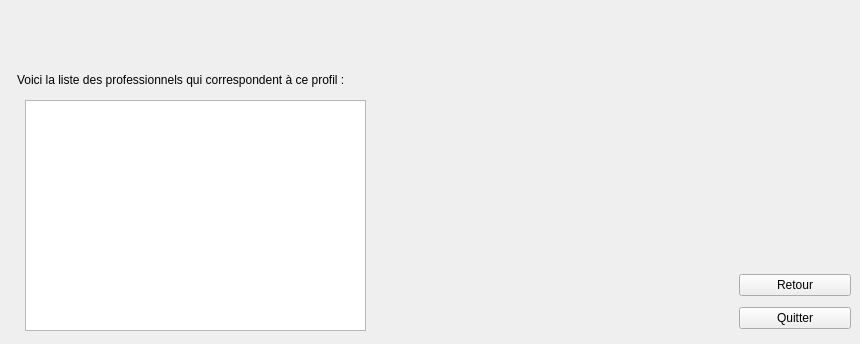
    <widget class="QWidget" name="page_23">
     <widget class="QLabel" name="label_50">
      <property name="geometry">
       <rect>
        <x>17</x>
        <y>70</y>
        <width>371</width>
        <height>20</height>
       </rect>
      </property>
      <property name="text">
       <string>Voici la liste des professionnels qui correspondent à ce profil :</string>
      </property>
     </widget>
     <widget class="QLabel" name="label_51">
      <property name="geometry">
       <rect>
        <x>127</x>
        <y>30</y>
        <width>591</width>
        <height>20</height>
       </rect>
      </property>
      <property name="text">
       <string/>
      </property>
     </widget>
     <widget class="QWidget" name="verticalLayoutWidget_28">
      <property name="geometry">
       <rect>
        <x>739</x>
        <y>269</y>
        <width>112</width>
        <height>66</height>
       </rect>
      </property>
      <layout class="QVBoxLayout" name="verticalLayout_28">
       <item>
        <widget class="QPushButton" name="pushButton_68">
         <property name="text">
          <string>Retour</string>
         </property>
        </widget>
       </item>
       <item>
        <widget class="QPushButton" name="pushButton_69">
         <property name="text">
          <string>Quitter</string>
         </property>
        </widget>
       </item>
      </layout>
     </widget>
     <widget class="QTextBrowser" name="textBrowser_22">
      <property name="geometry">
       <rect>
        <x>25</x>
        <y>100</y>
        <width>341</width>
        <height>231</height>
       </rect>
      </property>
     </widget>
    </widget>
